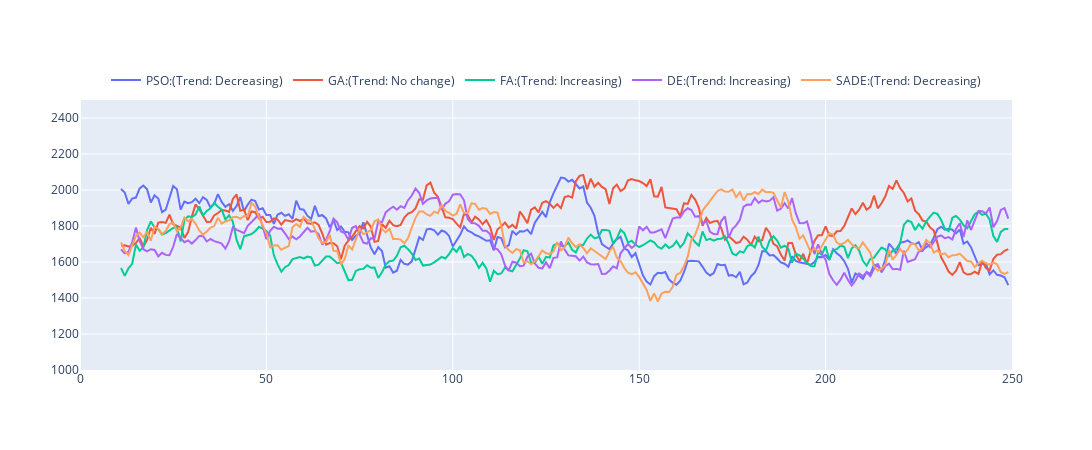

The notebook cell saved with this chart:
### Code cell
import pymannkendall as mk
def plot_rolling_statistics(x_values, y_values, algorithms, means, df, constant):
    """
    Plot rolling statistics using Plotly Express.
    
    :param x_values: List of x_values for each algorithm.
    :param y_values: List of y_values for each algorithm.
    :param algorithms: List of algorithm names.
    :param means: List of mean values for each algorithm.
    :param df: Original DataFrame for additional plot elements.
    :param constant: The constant column name used in the statistics.
    """
    # Prepare DataFrame for Plotly
    plot_df = pd.DataFrame({
        'iteration': sum([list(x) for x in x_values], []),
        constant: sum([list(y) for y in y_values], []),
        'algorithm': sum([[algo] * len(x) for algo, x in zip(algorithms, x_values)], [])
    })   


    # Create the scatter plot
    fig = go.Figure()
    fig.update_layout(
        autosize=False,
        width=1600,
        height=450,
        xaxis=dict(range=[0, 250]),
        yaxis=dict(range=[1000, 2500]),
         legend=dict(
            orientation="h",
            yanchor="bottom",
            y=1.02,
            xanchor="center",
            x=0.5
        )
    )
    
    # Add trend lines
    for mean, algorithm in zip(means, algorithms):
        trend = mk.original_test(mean).trend
        if trend == "no trend":
            trend = "(Trend: No change)"
        elif trend == "increasing":
            trend = "(Trend: Increasing)"
        elif trend == "decreasing":
            trend = "(Trend: Decreasing)"
        else:
            trend = "No Trend Detected"
        fig.add_scatter(x=plot_df[plot_df['algorithm'] == algorithm]['iteration'], y=mean, mode='lines', name=f'{algorithm}:{trend}')
    


    fig.show()
    fig.write_image("plot_rolling_statistics.svg")

# Function calls (comment out before running and use your own DataFrame and CONSTANT)
CONSTANT = 'fitness'


x_values, y_values, algorithms, means, deviations = calculate_rolling_statistics(df_solutions, CONSTANT)
plot_rolling_statistics(x_values, y_values, algorithms, means, df_solutions, CONSTANT)

### Figure 1 — Plotly figure (JSON) as saved in the notebook; plotly's stock layout.template omitted (floating-point values rounded to 4 significant figures; data arrays with more than 128 entries replaced by an {"elided": "..."} marker saying what was removed)
{"data": [{"mode": "lines", "name": "PSO:(Trend: Decreasing)", "x": {"elided": "250 int values"}, "y": {"elided": "264 float values"}, "type": "scatter"}, {"mode": "lines", "name": "GA:(Trend: No change)", "x": {"elided": "250 int values"}, "y": {"elided": "252 float values"}, "type": "scatter"}, {"mode": "lines", "name": "FA:(Trend: Increasing)", "x": {"elided": "250 int values"}, "y": {"elided": "255 float values"}, "type": "scatter"}, {"mode": "lines", "name": "DE:(Trend: Increasing)", "x": {"elided": "250 int values"}, "y": {"elided": "271 float values"}, "type": "scatter"}, {"mode": "lines", "name": "SADE:(Trend: Decreasing)", "x": {"elided": "250 int values"}, "y": {"elided": "328 float values"}, "type": "scatter"}], "layout": {"xaxis": {"range": [0, 250]}, "yaxis": {"range": [1000, 2500]}, "legend": {"orientation": "h", "yanchor": "bottom", "y": 1.02, "xanchor": "center", "x": 0.5}, "autosize": false, "width": 1600, "height": 450}}
